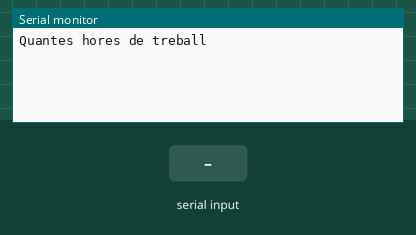
Bench run of a sketch on a simulated Arduino Uno, built with avr-gcc and run on an emulated ATmega328P. Parts: the last lines printed to the serial monitor. Inputs (shaded band) come from the test bench.

Above: at 1.2 s.
1.3 s: "90,45\n" received over Serial
At 1.8 s:
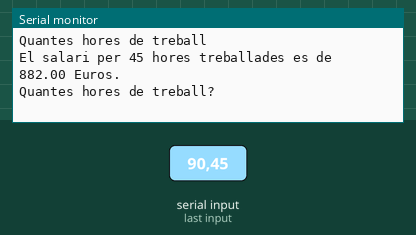
2.8 s: "30,150\n" received over Serial
At 4.3 s:
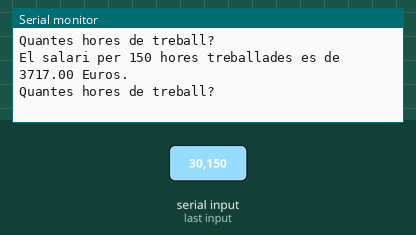

The sketch:

Number_communication_4.ino
```cpp
/**********************************************************************************
**                                                                               **
**                            Number communication 4                             **
**                                                                               **
** VALENTÍ ESPEJO RODRIGUEZ                                    05/03/2017        **
**********************************************************************************/

//******************************* INCLUDES ****************************************

//******************************* VARIABLES ***************************************
int hores;
float salari;
//******************************** SETUP ******************************************
void setup() {
  Serial.begin(9600);// opens serial port, sets data rate to 9600 bps
  Serial.println("Quantes hores de treball"); //first line on terminal
}
//********************************* LOOP ******************************************
void loop() {
  // if there's any serial available, read it:
  while (Serial.available() > 0)
  {
    // look for the next valid integer in the incoming serial stream:
    hores = Serial.parseInt();

    // look for the newline. That's the end of your sentence:
    if (Serial.read() == '\n')
    {
     //two if else deppens of number
      if (hores <= 37)//less or iqual 37
      {
        salari = hores * 20;//number multiply 20
      }
      else
      {
        salari = 37 * 20 + (hores - 37) * 30;//or bigger multiply 30
      }
      if (salari <= 800)//if the salary is iqual o less than 800
      {
        salari = salari * 0.95;//multiply 0.95
      }
      else
      {
        salari = salari * 0.9;//or if is bigger multiply 0,9
      }
      //print the number of hour and the salary
      Serial.print("El salari per ");
      Serial.print(hores);
      Serial.print(" hores treballades es de ");
      Serial.print(salari);
      Serial.println(" Euros.");
      Serial.println("");
      Serial.println("Quantes hores de treball?");
      //after the operation the progran is ready to calculate again
    }
  }
}

//******************************* FUNCIONS ****************************************
```

Measured:
- after the input at 1.3 s, the serial monitor: prints a new line at once (image 1)
- after the input at 2.8 s, the serial monitor: prints a new line at once (image 2)
